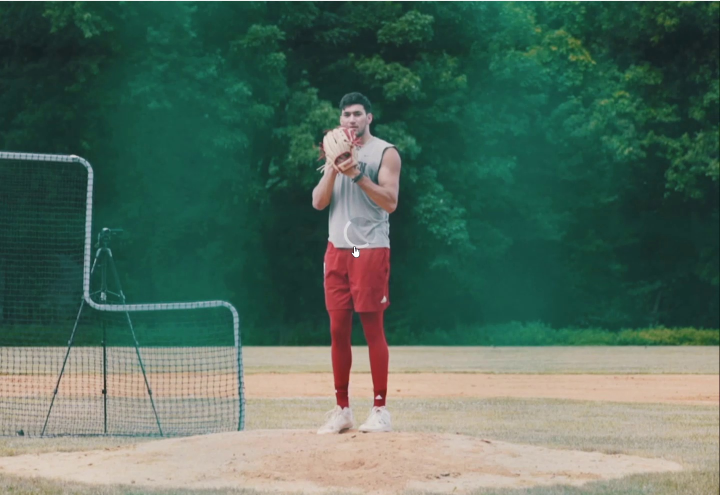
#> input picture data/frames/frame_00001.jpg, 1440 x 990 px (shown at 1/2 size); its folder holds 2 pictures in this run
$ python frame_change_characterizer.py ../data/frames
#> lines starting #> are read from the running program, lines starting #| are printed output that depends on the picture
import cv2
import numpy as np
import os

def characterize_changes(frame_dir, threshold=30):
#> called with frame_dir = '../data/frames', threshold = 30
    frame_files = sorted([f for f in os.listdir(frame_dir) if f.endswith('.jpg')])
    prev_frame = None
    changes = []
    for idx, fname in enumerate(frame_files):
        frame_path = os.path.join(frame_dir, fname)
        frame = cv2.imread(frame_path, cv2.IMREAD_GRAYSCALE)
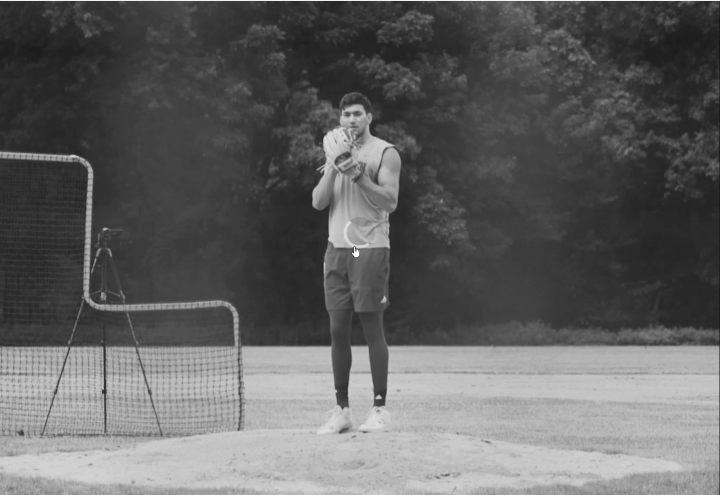
#> frame: shape (990, 1440) (shown at 1/2 size); min 12, max 255, mean 97.8
        if prev_frame is not None:
            diff = cv2.absdiff(prev_frame, frame)
            change_score = np.sum(diff > threshold)
            changes.append((fname, change_score))
        prev_frame = frame
#> pass 2 of the loop in characterize_changes, `for idx, fname in enumerate(frame_files):`:
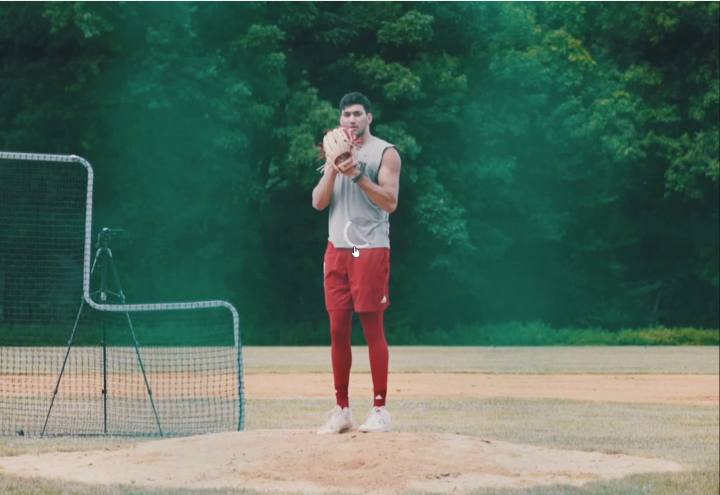
#> input picture data/frames/frame_00002.jpg, 1440 x 990 px (shown at 1/2 size)
#> in characterize_changes, `frame = cv2.imread(frame_path, cv2.IMREAD_GRAYSCALE)`:
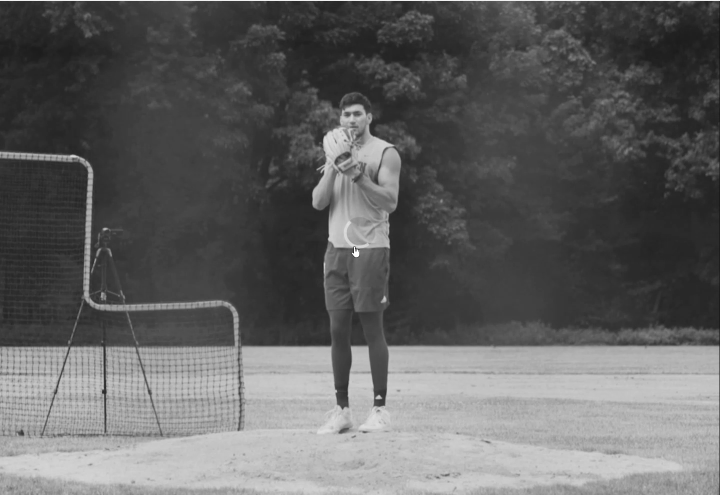
#> frame: shape (990, 1440) (shown at 1/2 size); min 12, max 255, mean 97.8
#> in characterize_changes, `diff = cv2.absdiff(prev_frame, frame)`:
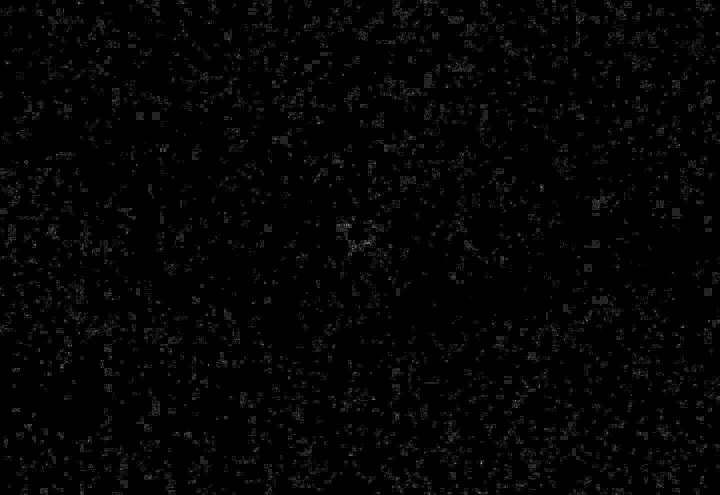
#> diff: shape (990, 1440) (shown at 1/2 size); min 0, max 7, mean 0.115; drawn with min black and max white
#> change_score = 0
    return changes

if __name__ == "__main__":
    import sys
    if len(sys.argv) != 2:
        print("Usage: python frame_change_characterizer.py <frame_dir>")
        sys.exit(1)
    changes = characterize_changes(sys.argv[1])
#> changes = [('frame_00002.jpg', 0)]
    for fname, score in changes:
        print(f"{fname}: {score} pixels changed")
#> this loop made 1 pass
#| frame_00002.jpg: 0 pixels changed
